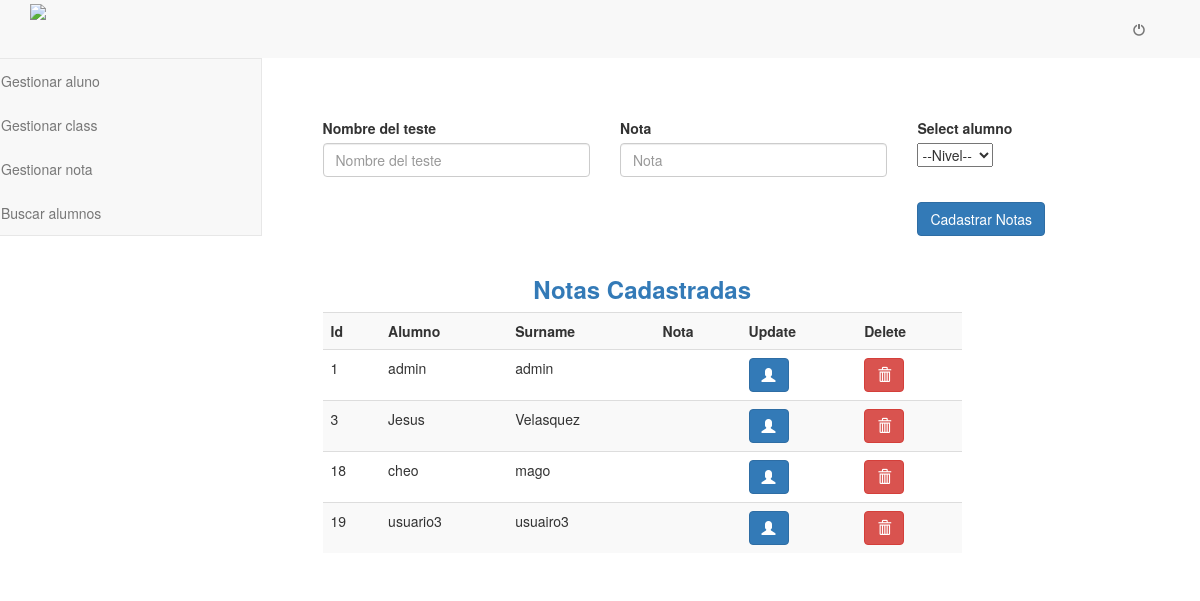
Page /notas/notas_menu.php (signed in) on the committed database.
### tables this page shows
CREATE TABLE `student` (
  `id` int(11) NOT NULL,
  `name` varchar(45) NOT NULL,
  `surname` varchar(45) NOT NULL,
  `cpf` varchar(45) NOT NULL,
  `cep` varchar(45) NOT NULL,
  `class` varchar(45) NOT NULL,
  `nivel` varchar(45) NOT NULL,
  `phone` varchar(45) DEFAULT NULL
);

### notas/notas_menu.php (the view, shortened to what this page needs)
<?php
$objDb = new dba();
$link = $objDb->conecta_mysql();
 ?>
<!DOCTYPE HTML>
<html lang="pt-br">
	<head>
	<head>
<?php require_once('../default/cabezalo.php');  ?>
 </head>
	<body>
<?php  require_once ('../default/menu.php');?>
<div class="container container-cs">
<div class="row">
  <div class="col-sm-3 menu-vertical">
    <?php  require_once ('../default/menuVertical.php');?>
  </div>
  <div class="col-sm-9 con content">
	<div>
		<br>
		<br>
		<form method="POST" action="insert_post.php">
		     <div class="form-group col-sm-4 ">
		     	<label>Nombre del teste</label>
				<input type="text" class="form-control" id="teste" value="" name="teste" placeholder="Nombre del teste" required="requiored">
			</div>
			<div class="form-group col-sm-4 ">
			 	<label>Nota</label>
				<input type="text" class="form-control" id="Nota" value="" name="nota" placeholder="Nota" required="requiored">
			</div>
			  <div class="form-group col-sm-4 ">
				  	 <label>Select alumno</label>
				  	 <br>
		        <select name="alumno" class="selector" id="nivel">
		        	<option>--Nivel--</option>
		        </select>
			</div>
			<div class="col-sm-1" >
				<br>
				<button id="" name="submit" type="submit" class="btn btn-primary " >Cadastrar Notas</button>
			</div>
			<div class="col-sm-9" >
				<br>
						<table class="table table-striped  ">
					<h3 class="text-center text-primary"><strong>Notas Cadastradas</strong></h3>
					<tr>
						<th>Id</th>
						<th>Alumno</th>
						<th>Surname</th>
						<th>Nota</th>
						<th>Update</th>
						<th>Delete</th>
					</tr>
				<?php
						$sql = "SELECT * FROM test as t RIGHT JOIN student as s ON t.studentid = s.id";
						$select = $link->query($sql);
				while ($mostraralumno = $select->fetch_array(MYSQLI_BOTH)) {
					echo' <tr>
								<td>'.$mostraralumno['id'].'</td>
								<td>'.$mostraralumno['name'].'</td>
								<td>'.$mostraralumno['surname'].'</td>
								<td>'.$mostraralumno['note'].'</td>
								';
					?>
						<td><button id ="prueba" type="button" class="btn btn-primary"  onclick="cadastro(<?php echo $mostraralumno['id']; ?>, <?php echo "'". $mostraralumno['name'] . "'"; ?>)"  ><span class="glyphicon glyphicon-user"></span></button></td>
						<td>
						<button type="button" class="btn btn-danger" onclick="teste(<?php echo $mostraralumno['id']; ?>)">
							<span class="glyphicon glyphicon-trash"></span>
						</button>
						</td>
					    </tr>
				<?php
					}
				 ?>
				</table>
			</div>
		</form>
	</div>
  </div>
</div>
</div>
	</body>
</html>

### default/cabezalo.php (shortened to what this page needs)
<link rel="stylesheet" href="https://maxcdn.bootstrapcdn.com/bootstrap/3.3.6/css/bootstrap.min.css">
<link rel="stylesheet" type="text/css"  href="../css/styles.css" />

### default/menu.php (shortened to what this page needs)
<!DOCTYPE html>
<html>
<body>
<nav class="navbar-default">
  <div class="container">
    <div class="navbar-header">
     <a href="../dashboard/dashboard.php"><img src="imagens/icone_twitter.png" /></a>
    </div>
    <div id="navbar" class="navbar-collapse collapse">
      <ul class="nav navbar-nav navbar-right">
        <li><a href="../auth/logout.php"><span class="glyphicon glyphicon-off btn-sm "></span></a></li>
      </ul>
    </div>
  </div>
</nav>
</body>
</html>

### default/menuVertical.php (shortened to what this page needs)
<div class="sidebar-nav">
  <div class="navbar navbar-default navbar-cs" role="navigation">
    <div class="navbar-collapse collapse sidebar-navbar-collapse">
      <ul class="nav navbar-nav">
        <li class=""><a href="../students/students.php">Gestionar aluno</a></li>
        <li><a href="../materia/materia_menu.php">Gestionar class</a></li>
        <li><a href="../notas/notas_menu.php">Gestionar nota</a></li>
        <li><a href="../buscar_alumno/alumno.php">Buscar alumnos</a></li>
      </ul>
    </div>
  </div>
</div>

### css/styles.css (style rules this page uses)
body { width: 100%; margin: 0 auto !important; }
.container-cs { width:100% !important; padding:0px !important; }
.navbar { -webkit-border-radius: 0px !important; -moz-border-radius: 0px !important; border-radius: 0px !important; }
.menu-vertical { padding:0px !important; margin:0px !important; }
.row { margin-top:0px !important; }
.sidebar-nav { margin:0 auto !important; width:90% !important; float:left !important; }
@media (min-width: 768px) { .sidebar-nav .navbar .navbar-collapse { padding: 0; max-height: none; } }
@media (min-width: 768px) { .sidebar-nav .navbar ul { float: none; display: block; } }
@media (min-width: 768px) { .sidebar-nav .navbar li { float: none; display: block; } }
@media (min-width: 768px) { .sidebar-nav .navbar li a { padding-top: 12px; padding-bottom: 12px; } }

### rows in the picture
student: id "1", name "admin", surname "admin"
student: id "3", name "Jesus", surname "Velasquez"
student: id "18", name "cheo", surname "mago"
student: id "19", name "usuario3", surname "usuairo3"
